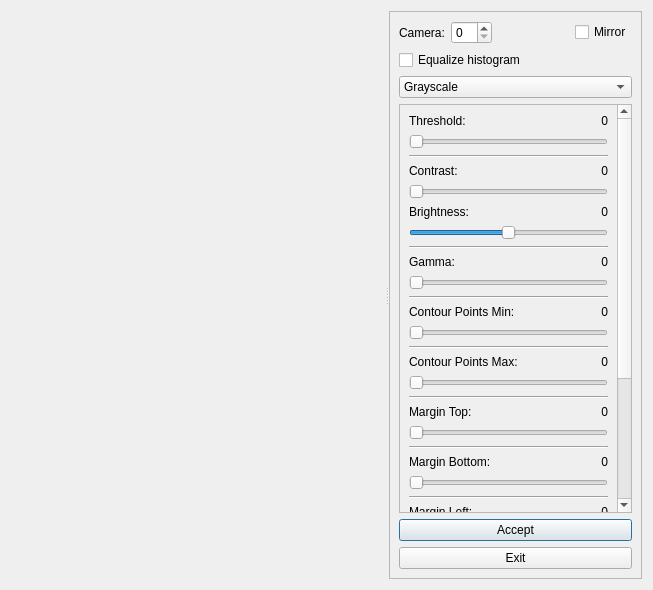
<?xml version="1.0" encoding="UTF-8"?>
<ui version="4.0">
 <class>CameraSetupForm</class>
 <widget class="QWidget" name="CameraSetupForm">
  <property name="geometry">
   <rect>
    <x>0</x>
    <y>0</y>
    <width>653</width>
    <height>590</height>
   </rect>
  </property>
  <property name="windowTitle">
   <string>Eyetracker Camera Calibration</string>
  </property>
  <layout class="QGridLayout" name="gridLayout">
   <item row="0" column="0">
    <widget class="QSplitter" name="splitter">
     <property name="orientation">
      <enum>Qt::Horizontal</enum>
     </property>
     <property name="childrenCollapsible">
      <bool>false</bool>
     </property>
     <widget class="QWidget" name="layoutWidget">
      <layout class="QVBoxLayout" name="verticalLayout_10">
       <item>
        <spacer name="verticalSpacer">
         <property name="orientation">
          <enum>Qt::Vertical</enum>
         </property>
         <property name="sizeHint" stdset="0">
          <size>
           <width>20</width>
           <height>40</height>
          </size>
         </property>
        </spacer>
       </item>
       <item>
        <widget class="ImageViewer" name="cameraView" native="true">
         <property name="minimumSize">
          <size>
           <width>320</width>
           <height>200</height>
          </size>
         </property>
        </widget>
       </item>
       <item>
        <spacer name="verticalSpacer_2">
         <property name="orientation">
          <enum>Qt::Vertical</enum>
         </property>
         <property name="sizeHint" stdset="0">
          <size>
           <width>20</width>
           <height>40</height>
          </size>
         </property>
        </spacer>
       </item>
      </layout>
     </widget>
     <widget class="QFrame" name="frame">
      <property name="frameShape">
       <enum>QFrame::StyledPanel</enum>
      </property>
      <property name="frameShadow">
       <enum>QFrame::Raised</enum>
      </property>
      <layout class="QVBoxLayout" name="verticalLayout_2">
       <item>
        <layout class="QHBoxLayout" name="horizontalLayout_3">
         <item>
          <widget class="QLabel" name="label">
           <property name="text">
            <string>Camera:</string>
           </property>
          </widget>
         </item>
         <item>
          <widget class="QSpinBox" name="cameraIndexSpinBox">
           <property name="maximum">
            <number>10</number>
           </property>
          </widget>
         </item>
         <item>
          <spacer name="horizontalSpacer_2">
           <property name="orientation">
            <enum>Qt::Horizontal</enum>
           </property>
           <property name="sizeHint" stdset="0">
            <size>
             <width>40</width>
             <height>20</height>
            </size>
           </property>
          </spacer>
         </item>
         <item>
          <widget class="QCheckBox" name="mirrorCheckBox">
           <property name="text">
            <string>Mirror</string>
           </property>
          </widget>
         </item>
        </layout>
       </item>
       <item>
        <widget class="QCheckBox" name="equalizeHistogramCheckBox">
         <property name="text">
          <string>Equalize histogram</string>
         </property>
        </widget>
       </item>
       <item>
        <widget class="QComboBox" name="previewTypeComboBox">
         <property name="currentIndex">
          <number>1</number>
         </property>
         <item>
          <property name="text">
           <string>Color</string>
          </property>
         </item>
         <item>
          <property name="text">
           <string>Grayscale</string>
          </property>
         </item>
         <item>
          <property name="text">
           <string>Thresholded</string>
          </property>
         </item>
        </widget>
       </item>
       <item>
        <widget class="QScrollArea" name="scrollArea">
         <property name="sizePolicy">
          <sizepolicy hsizetype="Preferred" vsizetype="Expanding">
           <horstretch>0</horstretch>
           <verstretch>0</verstretch>
          </sizepolicy>
         </property>
         <property name="sizeAdjustPolicy">
          <enum>QAbstractScrollArea::AdjustToContents</enum>
         </property>
         <property name="widgetResizable">
          <bool>true</bool>
         </property>
         <widget class="QWidget" name="scrollAreaWidgetContents">
          <property name="geometry">
           <rect>
            <x>0</x>
            <y>-7</y>
            <width>242</width>
            <height>846</height>
           </rect>
          </property>
          <layout class="QVBoxLayout" name="verticalLayout_15">
           <item>
            <layout class="QVBoxLayout" name="verticalLayout">
             <item>
              <layout class="QHBoxLayout" name="horizontalLayout">
               <item>
                <widget class="QLabel" name="thresholdLabel">
                 <property name="text">
                  <string>Threshold:</string>
                 </property>
                </widget>
               </item>
               <item>
                <widget class="QLabel" name="thresholdValueLabel">
                 <property name="text">
                  <string>0</string>
                 </property>
                 <property name="alignment">
                  <set>Qt::AlignRight|Qt::AlignTrailing|Qt::AlignVCenter</set>
                 </property>
                </widget>
               </item>
              </layout>
             </item>
             <item>
              <widget class="QSlider" name="thresholdSlider">
               <property name="minimum">
                <number>1</number>
               </property>
               <property name="maximum">
                <number>255</number>
               </property>
               <property name="orientation">
                <enum>Qt::Horizontal</enum>
               </property>
              </widget>
             </item>
            </layout>
           </item>
           <item>
            <widget class="Line" name="line_10">
             <property name="orientation">
              <enum>Qt::Horizontal</enum>
             </property>
            </widget>
           </item>
           <item>
            <layout class="QVBoxLayout" name="verticalLayout_12">
             <item>
              <layout class="QHBoxLayout" name="horizontalLayout_4">
               <item>
                <widget class="QLabel" name="thresholdLabel_2">
                 <property name="text">
                  <string>Contrast:</string>
                 </property>
                </widget>
               </item>
               <item>
                <widget class="QLabel" name="contrastValueLabel">
                 <property name="text">
                  <string>0</string>
                 </property>
                 <property name="alignment">
                  <set>Qt::AlignRight|Qt::AlignTrailing|Qt::AlignVCenter</set>
                 </property>
                </widget>
               </item>
              </layout>
             </item>
             <item>
              <widget class="QSlider" name="contrastSlider">
               <property name="minimum">
                <number>0</number>
               </property>
               <property name="maximum">
                <number>200</number>
               </property>
               <property name="orientation">
                <enum>Qt::Horizontal</enum>
               </property>
              </widget>
             </item>
            </layout>
           </item>
           <item>
            <layout class="QVBoxLayout" name="verticalLayout_14">
             <item>
              <layout class="QHBoxLayout" name="horizontalLayout_9">
               <item>
                <widget class="QLabel" name="thresholdLabel_4">
                 <property name="text">
                  <string>Brightness:</string>
                 </property>
                </widget>
               </item>
               <item>
                <widget class="QLabel" name="brightnessValueLabel">
                 <property name="text">
                  <string>0</string>
                 </property>
                 <property name="alignment">
                  <set>Qt::AlignRight|Qt::AlignTrailing|Qt::AlignVCenter</set>
                 </property>
                </widget>
               </item>
              </layout>
             </item>
             <item>
              <widget class="QSlider" name="brightnessSlider">
               <property name="minimum">
                <number>-100</number>
               </property>
               <property name="maximum">
                <number>100</number>
               </property>
               <property name="orientation">
                <enum>Qt::Horizontal</enum>
               </property>
              </widget>
             </item>
            </layout>
           </item>
           <item>
            <widget class="Line" name="line_9">
             <property name="orientation">
              <enum>Qt::Horizontal</enum>
             </property>
            </widget>
           </item>
           <item>
            <layout class="QVBoxLayout" name="verticalLayout_13">
             <item>
              <layout class="QHBoxLayout" name="horizontalLayout_8">
               <item>
                <widget class="QLabel" name="thresholdLabel_3">
                 <property name="text">
                  <string>Gamma:</string>
                 </property>
                </widget>
               </item>
               <item>
                <widget class="QLabel" name="gammaValueLabel">
                 <property name="text">
                  <string>0</string>
                 </property>
                 <property name="alignment">
                  <set>Qt::AlignRight|Qt::AlignTrailing|Qt::AlignVCenter</set>
                 </property>
                </widget>
               </item>
              </layout>
             </item>
             <item>
              <widget class="QSlider" name="gammaSlider">
               <property name="minimum">
                <number>0</number>
               </property>
               <property name="maximum">
                <number>200</number>
               </property>
               <property name="orientation">
                <enum>Qt::Horizontal</enum>
               </property>
              </widget>
             </item>
            </layout>
           </item>
           <item>
            <widget class="Line" name="line_6">
             <property name="orientation">
              <enum>Qt::Horizontal</enum>
             </property>
            </widget>
           </item>
           <item>
            <layout class="QVBoxLayout" name="verticalLayout_3">
             <item>
              <layout class="QHBoxLayout" name="horizontalLayout_2">
               <item>
                <widget class="QLabel" name="pointMinLabel">
                 <property name="text">
                  <string>Contour Points Min:</string>
                 </property>
                </widget>
               </item>
               <item>
                <widget class="QLabel" name="pointMinValueLabel">
                 <property name="text">
                  <string>0</string>
                 </property>
                 <property name="alignment">
                  <set>Qt::AlignRight|Qt::AlignTrailing|Qt::AlignVCenter</set>
                 </property>
                </widget>
               </item>
              </layout>
             </item>
             <item>
              <widget class="QSlider" name="pointsMinSlider">
               <property name="minimum">
                <number>3</number>
               </property>
               <property name="maximum">
                <number>500</number>
               </property>
               <property name="orientation">
                <enum>Qt::Horizontal</enum>
               </property>
              </widget>
             </item>
            </layout>
           </item>
           <item>
            <widget class="Line" name="line_4">
             <property name="orientation">
              <enum>Qt::Horizontal</enum>
             </property>
            </widget>
           </item>
           <item>
            <layout class="QVBoxLayout" name="verticalLayout_4">
             <item>
              <layout class="QHBoxLayout" name="horizontalLayout_5">
               <item>
                <widget class="QLabel" name="pointMaxLabel">
                 <property name="text">
                  <string>Contour Points Max:</string>
                 </property>
                </widget>
               </item>
               <item>
                <widget class="QLabel" name="pointMaxValueLabel">
                 <property name="text">
                  <string>0</string>
                 </property>
                 <property name="alignment">
                  <set>Qt::AlignRight|Qt::AlignTrailing|Qt::AlignVCenter</set>
                 </property>
                </widget>
               </item>
              </layout>
             </item>
             <item>
              <widget class="QSlider" name="pointsMaxSlider">
               <property name="minimum">
                <number>5</number>
               </property>
               <property name="maximum">
                <number>1000</number>
               </property>
               <property name="orientation">
                <enum>Qt::Horizontal</enum>
               </property>
              </widget>
             </item>
            </layout>
           </item>
           <item>
            <widget class="Line" name="line_5">
             <property name="orientation">
              <enum>Qt::Horizontal</enum>
             </property>
            </widget>
           </item>
           <item>
            <layout class="QVBoxLayout" name="verticalLayout_5">
             <item>
              <layout class="QHBoxLayout" name="horizontalLayout_6">
               <item>
                <widget class="QLabel" name="searchAreaVerticalLabel">
                 <property name="text">
                  <string>Margin Top:</string>
                 </property>
                </widget>
               </item>
               <item>
                <widget class="QLabel" name="marginTopValueLabel">
                 <property name="text">
                  <string>0</string>
                 </property>
                 <property name="alignment">
                  <set>Qt::AlignRight|Qt::AlignTrailing|Qt::AlignVCenter</set>
                 </property>
                </widget>
               </item>
              </layout>
             </item>
             <item>
              <widget class="QSlider" name="marginTopSlider">
               <property name="maximum">
                <number>100</number>
               </property>
               <property name="orientation">
                <enum>Qt::Horizontal</enum>
               </property>
              </widget>
             </item>
            </layout>
           </item>
           <item>
            <widget class="Line" name="line_8">
             <property name="orientation">
              <enum>Qt::Horizontal</enum>
             </property>
            </widget>
           </item>
           <item>
            <layout class="QVBoxLayout" name="verticalLayout_9">
             <item>
              <layout class="QHBoxLayout" name="horizontalLayout_7">
               <item>
                <widget class="QLabel" name="searchAreaVerticalLabel_2">
                 <property name="text">
                  <string>Margin Bottom:</string>
                 </property>
                </widget>
               </item>
               <item>
                <widget class="QLabel" name="marginBottomValueLabel">
                 <property name="text">
                  <string>0</string>
                 </property>
                 <property name="alignment">
                  <set>Qt::AlignRight|Qt::AlignTrailing|Qt::AlignVCenter</set>
                 </property>
                </widget>
               </item>
              </layout>
             </item>
             <item>
              <widget class="QSlider" name="marginBottomSlider">
               <property name="maximum">
                <number>100</number>
               </property>
               <property name="orientation">
                <enum>Qt::Horizontal</enum>
               </property>
              </widget>
             </item>
            </layout>
           </item>
           <item>
            <widget class="Line" name="line_3">
             <property name="orientation">
              <enum>Qt::Horizontal</enum>
             </property>
            </widget>
           </item>
           <item>
            <layout class="QVBoxLayout" name="verticalLayout_6">
             <item>
              <layout class="QHBoxLayout" name="horizontalLayout_10">
               <item>
                <widget class="QLabel" name="searchAreaHorizontalLabel">
                 <property name="text">
                  <string>Margin Left:</string>
                 </property>
                </widget>
               </item>
               <item>
                <widget class="QLabel" name="marginLeftValueLabel">
                 <property name="text">
                  <string>0</string>
                 </property>
                 <property name="alignment">
                  <set>Qt::AlignRight|Qt::AlignTrailing|Qt::AlignVCenter</set>
                 </property>
                </widget>
               </item>
              </layout>
             </item>
             <item>
              <widget class="QSlider" name="marginLeftSlider">
               <property name="maximum">
                <number>100</number>
               </property>
               <property name="orientation">
                <enum>Qt::Horizontal</enum>
               </property>
              </widget>
             </item>
            </layout>
           </item>
           <item>
            <widget class="Line" name="line">
             <property name="orientation">
              <enum>Qt::Horizontal</enum>
             </property>
            </widget>
           </item>
           <item>
            <layout class="QVBoxLayout" name="verticalLayout_11">
             <item>
              <layout class="QHBoxLayout" name="horizontalLayout_13">
               <item>
                <widget class="QLabel" name="searchAreaHorizontalLabel_2">
                 <property name="text">
                  <string>Margin Right:</string>
                 </property>
                </widget>
               </item>
               <item>
                <widget class="QLabel" name="marginRightValueLabel">
                 <property name="text">
                  <string>0</string>
                 </property>
                 <property name="alignment">
                  <set>Qt::AlignRight|Qt::AlignTrailing|Qt::AlignVCenter</set>
                 </property>
                </widget>
               </item>
              </layout>
             </item>
             <item>
              <widget class="QSlider" name="marginRightSlider">
               <property name="maximum">
                <number>100</number>
               </property>
               <property name="orientation">
                <enum>Qt::Horizontal</enum>
               </property>
              </widget>
             </item>
            </layout>
           </item>
           <item>
            <widget class="Line" name="line_2">
             <property name="orientation">
              <enum>Qt::Horizontal</enum>
             </property>
            </widget>
           </item>
           <item>
            <layout class="QVBoxLayout" name="verticalLayout_7">
             <item>
              <layout class="QHBoxLayout" name="horizontalLayout_12">
               <item>
                <widget class="QLabel" name="oblatenessLowLabel">
                 <property name="text">
                  <string>Oblateness Low:</string>
                 </property>
                </widget>
               </item>
               <item>
                <widget class="QLabel" name="oblatenessLowValueLabel">
                 <property name="text">
                  <string>0</string>
                 </property>
                 <property name="alignment">
                  <set>Qt::AlignRight|Qt::AlignTrailing|Qt::AlignVCenter</set>
                 </property>
                </widget>
               </item>
              </layout>
             </item>
             <item>
              <widget class="QSlider" name="oblatenessLowSlider">
               <property name="minimum">
                <number>1</number>
               </property>
               <property name="maximum">
                <number>100</number>
               </property>
               <property name="orientation">
                <enum>Qt::Horizontal</enum>
               </property>
              </widget>
             </item>
            </layout>
           </item>
           <item>
            <widget class="Line" name="line_7">
             <property name="orientation">
              <enum>Qt::Horizontal</enum>
             </property>
            </widget>
           </item>
           <item>
            <layout class="QVBoxLayout" name="verticalLayout_8">
             <item>
              <layout class="QHBoxLayout" name="horizontalLayout_11">
               <item>
                <widget class="QLabel" name="oblatenessHighLabel">
                 <property name="text">
                  <string>Oblateness High:</string>
                 </property>
                </widget>
               </item>
               <item>
                <widget class="QLabel" name="oblatenessHighValueLabel">
                 <property name="text">
                  <string>0</string>
                 </property>
                 <property name="alignment">
                  <set>Qt::AlignRight|Qt::AlignTrailing|Qt::AlignVCenter</set>
                 </property>
                </widget>
               </item>
              </layout>
             </item>
             <item>
              <widget class="QSlider" name="oblatenessHighSlider">
               <property name="minimum">
                <number>1</number>
               </property>
               <property name="maximum">
                <number>100</number>
               </property>
               <property name="orientation">
                <enum>Qt::Horizontal</enum>
               </property>
              </widget>
             </item>
            </layout>
           </item>
          </layout>
         </widget>
        </widget>
       </item>
       <item>
        <widget class="QPushButton" name="acceptButton">
         <property name="text">
          <string>Accept</string>
         </property>
         <property name="default">
          <bool>true</bool>
         </property>
        </widget>
       </item>
       <item>
        <widget class="QPushButton" name="exitButton">
         <property name="text">
          <string>Exit</string>
         </property>
        </widget>
       </item>
      </layout>
     </widget>
    </widget>
   </item>
  </layout>
 </widget>
 <customwidgets>
  <customwidget>
   <class>ImageViewer</class>
   <extends>QWidget</extends>
   <header>opencvcapture.h</header>
  </customwidget>
 </customwidgets>
 <resources/>
 <connections/>
</ui>
